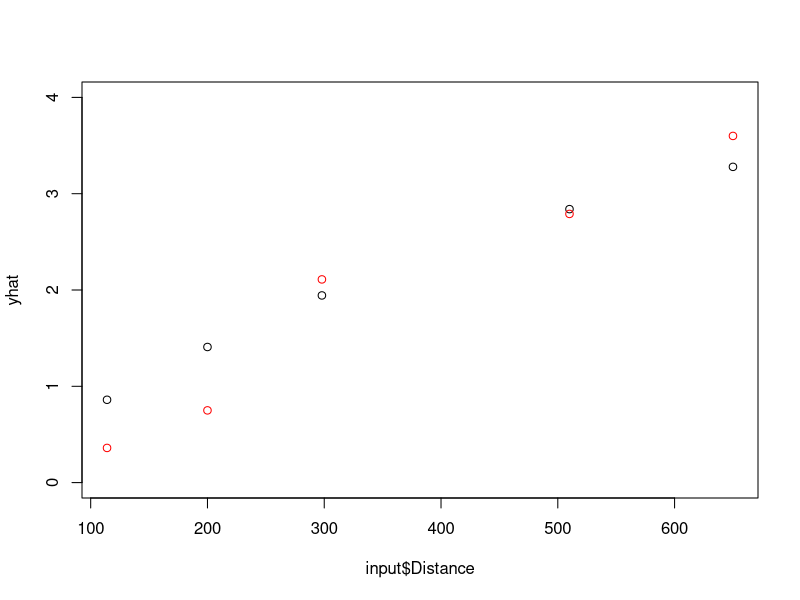
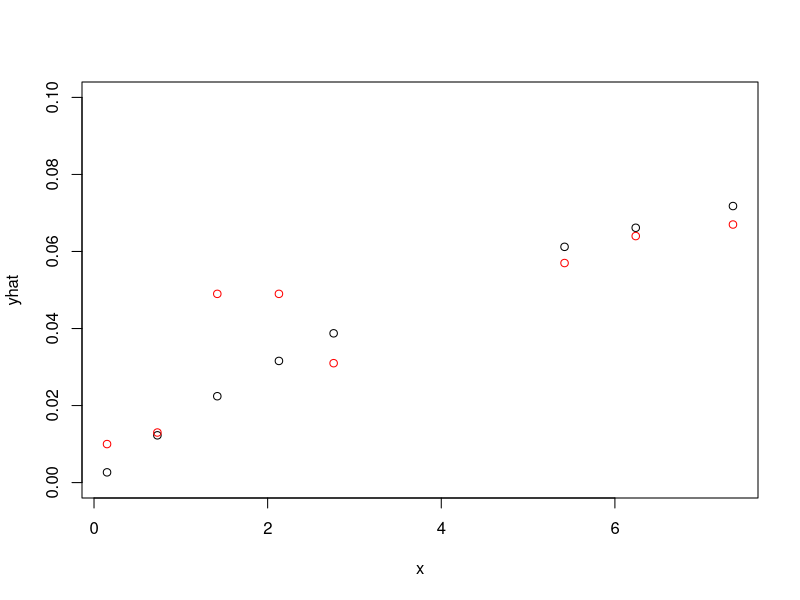

These charts were generated, in order, by the following R code: (Note: this script raises an error after producing the figures.)

#MLE on the Whole Reach 15N addition Denitrification Calculation in Fish Br in 2008
input <- as.data.frame(read.table("Fish15NO3WholeReach2008.txt", header=TRUE, sep="\t"))

#given parameters
Ao=486 # ug/s of 15NO3-N added
k1=0        # uptake rate of 15NO3-N (essentially 0)
k2=0.00168  # rate of gas exchange (loss of N2)
x=input$Distance
y=input$Predicted.N2.ugs

#model
model = nls(y ~ (((kden * Ao) / (k2 - k1)) * ((2.718128 ^ (-1 * k1 * x)) - 
                                                (2.718128 ^ (-1 * k2 * x)))), trace = TRUE, start = c(kden = 0.00001))

summary(model)
p = (coef(model))
get
kden.hat = p[1]

confint(model)
yhat=predict(model)
plot(input$Distance, yhat, ylim=c(0,4))
points(input$Distance, input$Observed.N2.ugs, col="red")

###################
#MLE on the STS Cutoff 15N addition Denitrification Calculation in Fish Br in 2008

input <- as.data.frame(read.table("Fish15NO3STS2008.txt", header=TRUE, sep="\t"))

#given parameters
Ao=20 #ug/l
k1=0.1875 #1/hr
x=input$Time
y=input$Predicted.N2.ugs

#model
model = nls(y ~ (((kden * Ao) / (k2 - k1)) * ((2.718128 ^ (-1 * k1 * x)) -
                                                (2.718128 ^ (-1 * k2 * x)))), trace = TRUE, start = c(kden = 0.01, k2 = 0.0017))
#  (2.718128 ^ (-1 * k2 * x)))), trace = TRUE, start = c(kden = 0.01, k2 = 0.05))

# model assuming re-aeration from whole reach gas addition, k2=0.00168
model = nls(y ~ (((kden * Ao) / (0.00168 - k1)) * ((2.718128 ^ (-1 * k1 * x)) -
                                                     (2.718128 ^ (-1 * 0.00168 * x)))), trace = TRUE, start = c(kden = 0.01))

# model assuming re-aeration = 0
model = nls(y ~ (((kden * Ao) / (0 - k1)) * ((2.718128 ^ (-1 * k1 * x)) -
                                               (2.718128 ^ (-1 * 0 * x)))), trace = TRUE, start = c(kden = 0.01))

summary(model)
p = (coef(model))
get
kden.hat = p[1]
k2.hat = p[2]

confint(model)
yhat=predict(model)
plot(x, yhat, ylim=c(0,0.1))
points(x, input$Observed.N2.ugs, col="red")
summary(lm(yhat ~ y))


#######################################################################################
#######################################################################################
#ANCOVA on the Pond Expts EL, compared to LINX - NOTE CURRENTLY THIS INPUT FILE INCLUDES DENITRIFICATION RESULTS FROM LINX, NOT TOTAL UPTAKE
input.temp <- as.data.frame(read.table("PondExpts_ELplusMMplusLINX.txt", header=TRUE, sep="\t"))

# ANCOVA - compare regression parameters
summary(lm(log(input.temp$Vf.myr) ~ log(input.temp$Conc) * input.temp$Site)) 
mod1 <- aov(log(Vf.myr)~log(Conc)*Site, data = input.temp)
mod2 <- aov(log(Vf.myr)~log(Conc)+Site, data = input.temp)
anova(mod1,mod2)

# Repeat without Pye, since it does not have enough range
input.temp2 <- subset(input.temp, input.temp$Site != c("2-Pye"))
output <- summary(lm(log(input.temp2$Vf.myr) ~ log(input.temp2$Conc) * input.temp2$Site)) 
mod1 <- aov(log(Vf.myr)~log(Conc)*Site, data = input.temp2)
mod2 <- aov(log(Vf.myr)~log(Conc)+Site, data = input.temp2)
anova(mod1,mod2)


# conduct comparison of slope and intercept terms for multi-level model using contrasts, using multcomp package
# see: http://www.inside-r.org/packages/cran/multcomp/docs/Ftest
#   and: http://casoilresource.lawr.ucdavis.edu/drupal/node/716

library(multcomp)
test1 <- aov(log(Vf.myr) ~ log(Conc) + Site, data = input.temp2)
output1 <- (glht(test1, linfct = mcp(Site = "Tukey" )))
plot(print(confint(output1)))
summary(output1)
coef(output1)
vcov(output1)
confint(output1)
plot(output1)

# RESULT of AOV:  slopes do not differ among sites
# RESULT OF GLHT:  the intercepts differ among sites based on Tukeys.  The models for three of the sites (Lubbers, Wildes and Mill) are identical to each other, as are Martins and Chest.  Because the slopes do not differ, differences are in the intercepts.


#######################################################################################
#######################################################################################

# Repeat for kw, INCLUDING linx
# ANCOVA - compare regression parameters
summary(lm(log(input.temp$Kw.perhr) ~ log(input.temp$Conc) * input.temp$Site)) 
mod1 <- aov(log(Kw.perhr)~log(Conc)*Site, data = input.temp)
mod2 <- aov(log(Kw.perhr)~log(Conc)+Site, data = input.temp)
anova(mod1,mod2)

# Repeat without Pye, since it does not have enough range
input.temp2 <- subset(input.temp, input.temp$Site != c("2-Pye"))
output <- summary(lm(log(input.temp2$Kw.perhr) ~ log(input.temp2$Conc) * input.temp2$Site)) 
mod1 <- aov(log(Kw.perhr)~log(Conc)*Site, data = input.temp2)
mod2 <- aov(log(Kw.perhr)~log(Conc)+Site, data = input.temp2)
anova(mod1,mod2)

test1 <- aov(log(Kw.perhr) ~ log(Conc) + Site, data = input.temp2)
output1 <- (glht(test1, linfct = mcp(Site = "Tukey" )))
plot(print(confint(output1)))
summary(output1)
coef(output1)
vcov(output1)
confint(output1)
plot(output1)

# RESULT of AOV:  slopes do not differ among sites
# RESULT OF GLHT:  the models of all sites are similar, except, LINX headwaters differ from all the others, and Lubbers differed from Wildes and SBChest




#######################################################################################
#######################################################################################

#############################
# MLE on Michaelis-Menten
input.temp <- as.data.frame(read.table("PondExpts_MM.txt", header=TRUE, sep="\t"))
input.temp <- as.data.frame(read.table("PondExpts_ELplusMMplusLINX.txt", header=TRUE, sep="\t"))

# 2,4,8 did not show saturation
input <- subset(input.temp, Site==c("1-Andover"))
input <- subset(input.temp, Site==c("2-Pye"))
input <- subset(input.temp, Site==c("3-Wildes"))
input <- subset(input.temp, Site==c("4-Lubbers"))
input <- subset(input.temp, Site==c("5-MillCanal"))
input <- subset(input.temp, Site==c("6-SBChest"))
input <- subset(input.temp, Site==c("7-MartinsCentral"))

x = input$Conc
y = input$Uptake.Obs
model = nls(y ~ ((Umax * x) /(Ks + x)), trace = TRUE, start = c(Umax = 1000, Ks = 0.5))
summary(model)
p = (coef(model))
Umax = p[1]
ks = p[2]
confint(model)
yhat = predict(model)
summary(lm(yhat ~ y))
plot(x,yhat)
points(x,y, col = "red")
p = (coef(model))
Umax = p[1]
ks = p[2]
confint(model)
yhat = predict(model)
plot(yhat, y)
resid <- (yhat -y)
input$resid <- (yhat -y)
t.test(input$resid ~ input$Day.Night)
plot(input$resid ~ input$Day.Night)


Umax <- c(141.4, 1408.812627, 908, 1321.036036, 539.3455848, 381.1388582)

depths <- c(4, 22, 13, 33, 6, 7)

summary(lm(Umax ~ depths))
